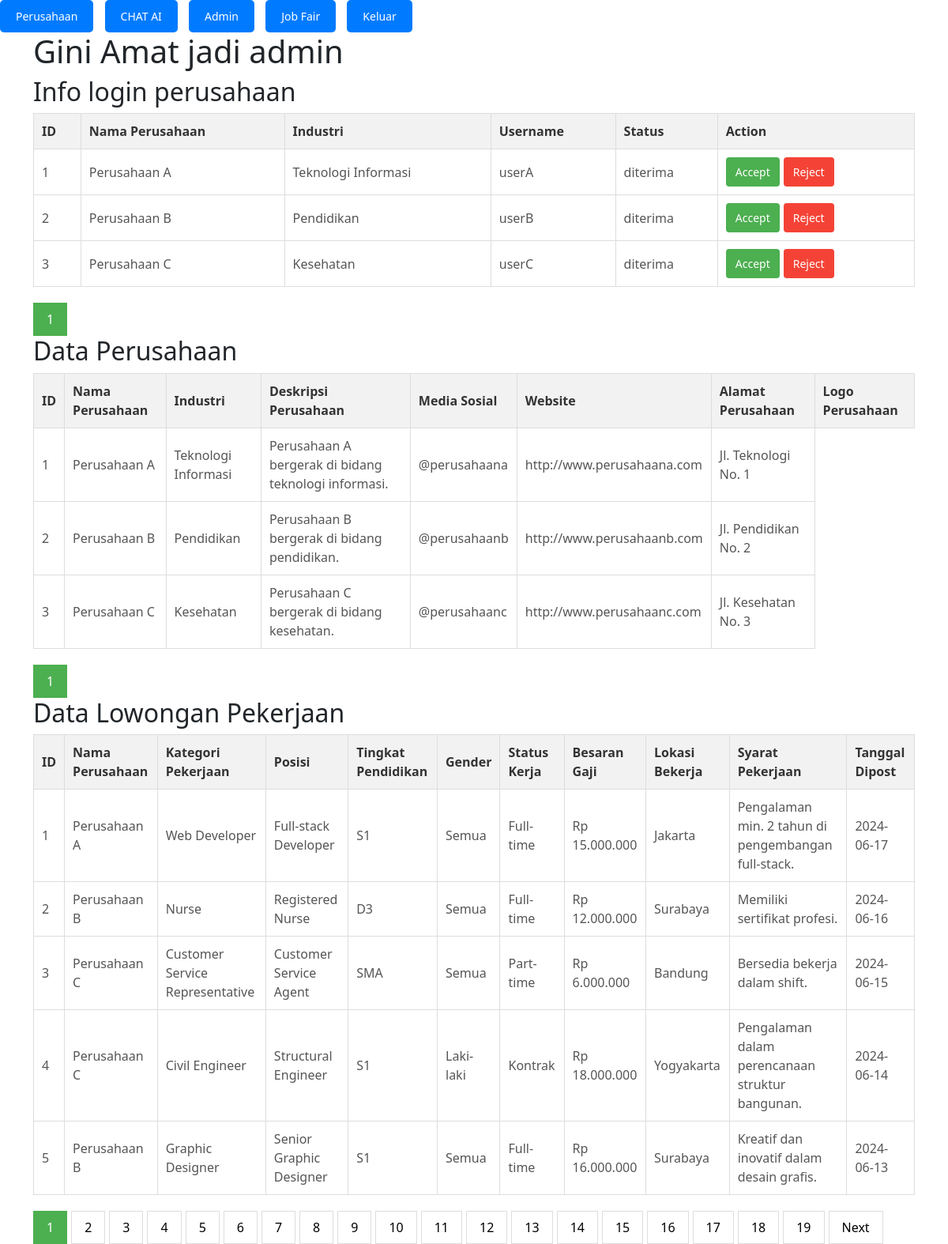
Page /php/Admin/dataPerusahaan.php (signed in) on the earlier database version.
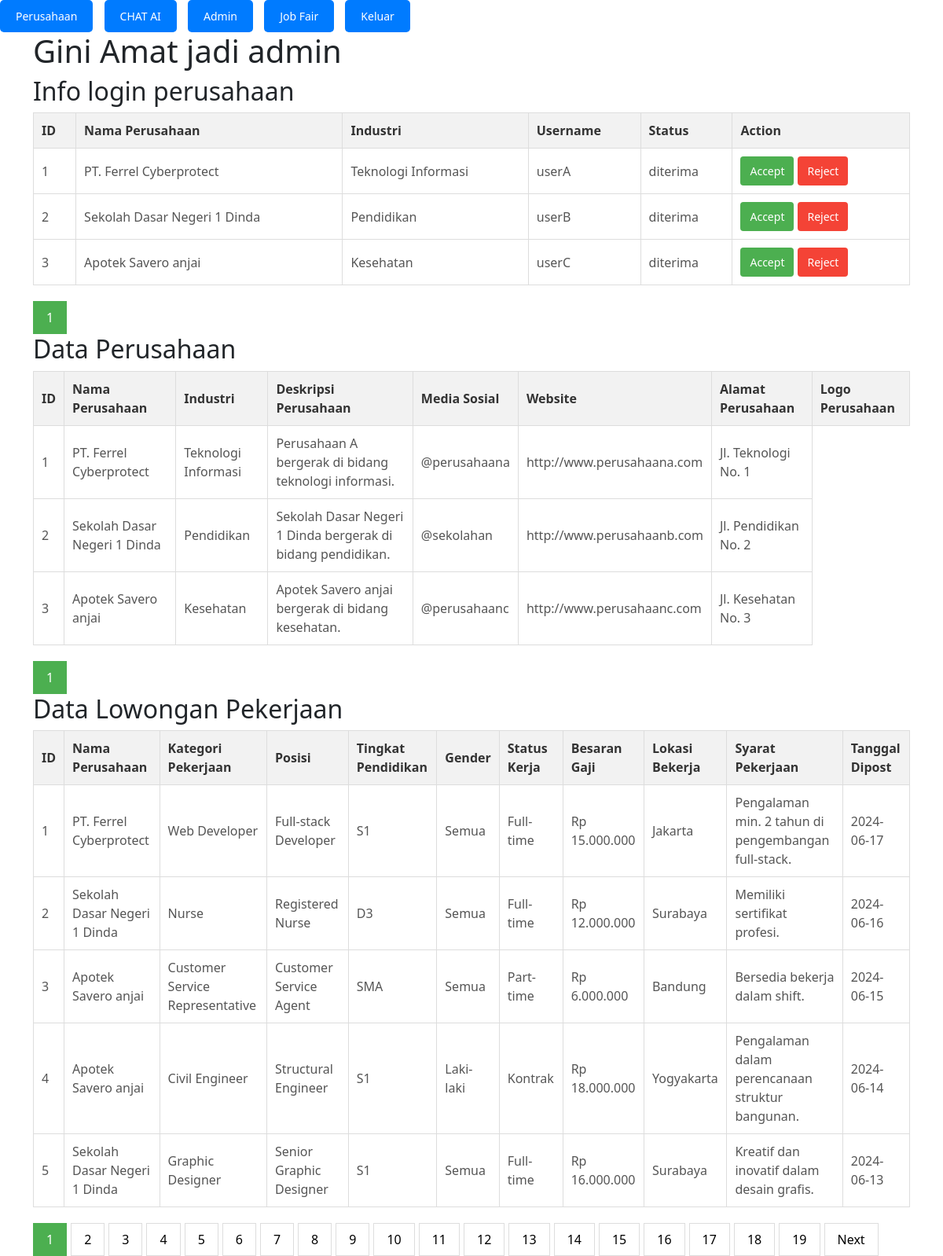
Same page on the later database version.
### tables this page shows
CREATE TABLE `users` (
  `id` int(11) NOT NULL,
  `nama_perusahaan` varchar(255) NOT NULL,
  `industri` varchar(255) NOT NULL,
  `deskripsi_perusahaan` varchar(255) NOT NULL,
  `media_sosial` varchar(255) DEFAULT NULL,
  `website` varchar(255) DEFAULT NULL,
  `alamat_perusahaan` text DEFAULT NULL,
  `logo_perusahaan` varchar(255) NOT NULL,
  `username` varchar(255) NOT NULL,
  `password` varchar(255) NOT NULL,
  `status` enum('menunggu','ditolak','diterima') DEFAULT 'menunggu'
);

CREATE TABLE `loker` (
  `id` int(11) NOT NULL,
  `user_id` int(11) NOT NULL,
  `kategori_pekerjaan_id` int(11) NOT NULL,
  `posisi` varchar(255) NOT NULL,
  `tingkat_pendidikan` varchar(255) NOT NULL,
  `gender` enum('Laki-laki','Perempuan','Semua') NOT NULL,
  `status_kerja` enum('Full-time','Part-time','Kontrak') NOT NULL,
  `besaran_gaji` decimal(10,2) NOT NULL,
  `lokasi_bekerja` varchar(255) NOT NULL,
  `syarat_pekerjaan` text NOT NULL,
  `foto_loker` varchar(255) NOT NULL,
  `tanggal_dipost` date DEFAULT NULL
);

CREATE TABLE `kategori_pekerjaan` (
  `id` int(11) NOT NULL,
  `nama_kategori` varchar(255) NOT NULL,
  `gaji_min` decimal(10,2) NOT NULL,
  `gaji_max` decimal(10,2) NOT NULL
);

### php/Admin/dataPerusahaan.php (the view, shortened to what this page needs)
<?php
include "koneksi.php";
$items_per_page = 5;
$current_page_users = isset($_GET['page_users']) ? $_GET['page_users'] : 1;
$current_page_perusahaan = isset($_GET['page_perusahaan']) ? $_GET['page_perusahaan'] : 1;
$current_page_loker = isset($_GET['page_loker']) ? $_GET['page_loker'] : 1;
$offset_users = ($current_page_users - 1) * $items_per_page;
$offset_perusahaan = ($current_page_perusahaan - 1) * $items_per_page;
$offset_loker = ($current_page_loker - 1) * $items_per_page;
?>
<!DOCTYPE html>
<html lang="en">
<head>
    <link href="https://cdn.jsdelivr.net/npm/bootstrap@5.1.3/dist/css/bootstrap.min.css" rel="stylesheet">
    <link rel="stylesheet" href="css/StDataPerusahaan.css">
</head>
<body>
    <div class="navigation">
        <a class="btn btn-primary" href="dataPerusahaan.php">Perusahaan</a>
        <a class="btn btn-primary" href="dataAI.php">CHAT AI</a>
        <a class="btn btn-primary" href="dataAdmin.php">Admin</a>
        <a class="btn btn-primary" href="dataEvent.php">Job Fair</a>
        <a class="btn btn-danger" href="logout.php">Keluar</a>
    </div>
    <div class="container">
        <h1>Gini Amat jadi admin</h1>
        <h2>Info login perusahaan</h2>
        <table class="data-table">
            <thead>
                <tr>
                    <th>ID</th>
                    <th>Nama Perusahaan</th>
                    <th>Industri</th>
                    <th>Username</th>
                    <th>Status</th>
                    <th>Action</th>
                </tr>
            </thead>
            <tbody>
                <?php
                $sql_users = "SELECT * FROM users LIMIT $items_per_page OFFSET $offset_users";
                $result_users = mysqli_query($koneksi, $sql_users);
                if (mysqli_num_rows($result_users) > 0) {
                    while ($row = mysqli_fetch_assoc($result_users)) {
                        echo "<tr>";
                        echo "<td>" . $row['id'] . "</td>";
                        echo "<td>" . $row['nama_perusahaan'] . "</td>";
                        echo "<td>" . $row['industri'] . "</td>";
                        echo "<td>" . $row['username'] . "</td>";
                        echo "<td>" . $row['status'] . "</td>";
                        echo "<td>";
                        echo "<button class='btn btn-accept' onclick='acceptUser(" . $row['id'] . ")'>Accept</button>";
                        echo "<button class='btn btn-reject' onclick='rejectUser(" . $row['id'] . ")'>Reject</button>";
                        echo "</td>";
                        echo "</tr>";
                    }
                } else {
                    echo "<tr><td colspan='6'>Tidak ada data pengguna</td></tr>";
                }
                $sql_count_users = "SELECT COUNT(*) AS total FROM users";
                $result_count_users = mysqli_query($koneksi, $sql_count_users);
                $row_count_users = mysqli_fetch_assoc($result_count_users);
                $total_data_users = $row_count_users['total'];
                ?>
            </tbody>
        </table>
        <div class="pagination">
            <?php for ($i = 1; $i <= ceil($total_data_users / $items_per_page); $i++): ?>
                <a href="?page_users=<?php echo $i; ?>" <?php echo ($current_page_users == $i) ? 'class="active"' : ''; ?>><?php echo $i; ?></a>
            <?php endfor; ?>
        </div>
        <h2>Data Perusahaan</h2>
        <table class="data-table">
            <thead>
                <tr>
                    <th>ID</th>
                    <th>Nama Perusahaan</th>
                    <th>Industri</th>
                    <th>Deskripsi Perusahaan</th>
                    <th>Media Sosial</th>
                    <th>Website</th>
                    <th>Alamat Perusahaan</th>
                    <th>Logo Perusahaan</th>
                </tr>
            </thead>
            <tbody>
                <?php
                include 'koneksi.php';
                $query_perusahaan = "SELECT * FROM users LIMIT $items_per_page OFFSET $offset_perusahaan";
                $result_perusahaan = mysqli_query($koneksi, $query_perusahaan);
                while ($row = mysqli_fetch_assoc($result_perusahaan)) {
                    echo "<tr>";
                    echo "<td>" . $row['id'] . "</td>";
                    echo "<td>" . $row['nama_perusahaan'] . "</td>";
                    echo "<td>" . $row['industri'] . "</td>";
                    echo "<td>" . $row['deskripsi_perusahaan'] . "</td>";
                    echo "<td>" . $row['media_sosial'] . "</td>";
                    echo "<td>" . $row['website'] . "</td>";
                    echo "<td>" . $row['alamat_perusahaan'] . "</td>";
                    echo "</tr>";
                }
                $sql_count_perusahaan = "SELECT COUNT(*) AS total FROM users";
                $result_count_perusahaan = mysqli_query($koneksi, $sql_count_perusahaan);
                $row_count_perusahaan = mysqli_fetch_assoc($result_count_perusahaan);
                $total_data_perusahaan = $row_count_perusahaan['total'];
                ?>
            </tbody>
        </table>
        <div class="pagination">
            <?php for ($i = 1; $i <= ceil($total_data_perusahaan / $items_per_page); $i++): ?>
                <a href="?page_perusahaan=<?php echo $i; ?>" <?php echo ($current_page_perusahaan == $i) ? 'class="active"' : ''; ?>><?php echo $i; ?></a>
            <?php endfor; ?>
        </div>
        <h2>Data Lowongan Pekerjaan</h2>
        <table class="data-table">
            <thead>
                <tr>
                    <th>ID</th>
                    <th>Nama Perusahaan</th>
                    <th>Kategori Pekerjaan</th>
                    <th>Posisi</th>
                    <th>Tingkat Pendidikan</th>
                    <th>Gender</th>
                    <th>Status Kerja</th>
                    <th>Besaran Gaji</th>
                    <th>Lokasi Bekerja</th>
                    <th>Syarat Pekerjaan</th>
                    <th>Tanggal Dipost</th>
                </tr>
            </thead>
        <tbody>
            <?php
            include 'koneksi.php';
                        $query_loker = "SELECT l.*, u.nama_perusahaan, kp.nama_kategori
                        FROM loker l
                        INNER JOIN users u ON l.user_id = u.id
                        INNER JOIN kategori_pekerjaan kp ON l.kategori_pekerjaan_id = kp.id
                        LIMIT $items_per_page OFFSET $offset_loker";
        $result_loker = mysqli_query($koneksi, $query_loker);
        while ($row = mysqli_fetch_assoc($result_loker)) {
            echo "<tr>";
            echo "<td>" . $row['id'] . "</td>";
            echo "<td>" . $row['nama_perusahaan'] . "</td>";
            echo "<td>" . $row['nama_kategori'] . "</td>";
            echo "<td>" . $row['posisi'] . "</td>";
            echo "<td>" . $row['tingkat_pendidikan'] . "</td>";
            echo "<td>" . $row['gender'] . "</td>";
            echo "<td>" . $row['status_kerja'] . "</td>";
            echo "<td>Rp " . number_format($row['besaran_gaji'], 0, ',', '.') . "</td>";
            echo "<td>" . $row['lokasi_bekerja'] . "</td>";
            echo "<td>" . $row['syarat_pekerjaan'] . "</td>";
            echo "<td>" . $row['tanggal_dipost'] . "</td>";
            echo "</tr>";
        }
        $sql_count_loker = "SELECT COUNT(*) AS total FROM loker";
        $result_count_loker = mysqli_query($koneksi, $sql_count_loker);
        $row_count_loker = mysqli_fetch_assoc($result_count_loker);
        $total_data_loker = $row_count_loker['total'];
        ?>
    </tbody>
</table>
<div class="pagination">
    <?php for ($i = 1; $i <= ceil($total_data_loker / $items_per_page); $i++): ?>
        <a href="?page_loker=<?php echo $i; ?>" <?php echo ($current_page_loker == $i) ? 'class="active"' : ''; ?>><?php echo $i; ?></a>
    <?php endfor; ?>
    <?php if ($current_page_loker < ceil($total_data_loker / $items_per_page)): ?>
        <a href="?page_loker=<?php echo ($current_page_loker + 1); ?>">Next</a>
    <?php endif; ?>
</div>
</div>
</body>
</html>

### php/Admin/css/StDataPerusahaan.css (style rules this page uses)
.data-table { width: 100%; border-collapse: collapse; margin-bottom: 20px; }
.data-table th, .data-table td { padding: 10px; text-align: left; border: 1px solid #dddddd; }
.data-table th { background-color: #f2f2f2; color: #333; }
.data-table td { color: #555; }
.btn { padding: 8px 12px; cursor: pointer; border: none; outline: none; border-radius: 4px; font-size: 14px; margin-right: 5px; }
.btn-accept { background-color: #4CAF50; color: white; }
.btn-reject { background-color: #f44336; color: white; }
.pagination { margin-top: 10px; }
.pagination a { display: inline-block; padding: 8px 16px; text-decoration: none; color: black; border: 1px solid #ddd; margin-right: 5px; }
.pagination a.active { background-color: #4CAF50; color: white; border: 1px solid #4CAF50; }
.navigation a.btn { display: inline-block; padding: 10px 20px; margin-right: 10px; background-color: #007bff; color: #fff; text-decoration: none; border-radius: 5px; transition: transform 0.3s ease-out; }

Differences in the rows shown:
changed users "Teknologi Informasi": nama_perusahaan "Perusahaan A" → "PT. Ferrel Cyberprotect"
changed users "Pendidikan": nama_perusahaan "Perusahaan B" → "Sekolah Dasar Negeri 1 Dinda"; deskripsi_perusahaan "Perusahaan B bergerak di bidang pendidikan." → "Sekolah Dasar Negeri 1 Dinda bergerak di bidang pendidikan."; media_sosial "@perusahaanb" → "@sekolahan"
changed users "Kesehatan": nama_perusahaan "Perusahaan C" → "Apotek Savero anjai"; deskripsi_perusahaan "Perusahaan C bergerak di bidang kesehatan." → "Apotek Savero anjai bergerak di bidang kesehatan."
changed through a linked row, loker "Full-stack Developer": user.nama_perusahaan "Perusahaan A" → "PT. Ferrel Cyberprotect"
changed through a linked row, loker "Registered Nurse": user.nama_perusahaan "Perusahaan B" → "Sekolah Dasar Negeri 1 Dinda"
changed through a linked row, loker "Customer Service Agent": user.nama_perusahaan "Perusahaan C" → "Apotek Savero anjai"
changed through a linked row, loker "Structural Engineer": user.nama_perusahaan "Perusahaan C" → "Apotek Savero anjai"
changed through a linked row, loker "Senior Graphic Designer": user.nama_perusahaan "Perusahaan B" → "Sekolah Dasar Negeri 1 Dinda"
